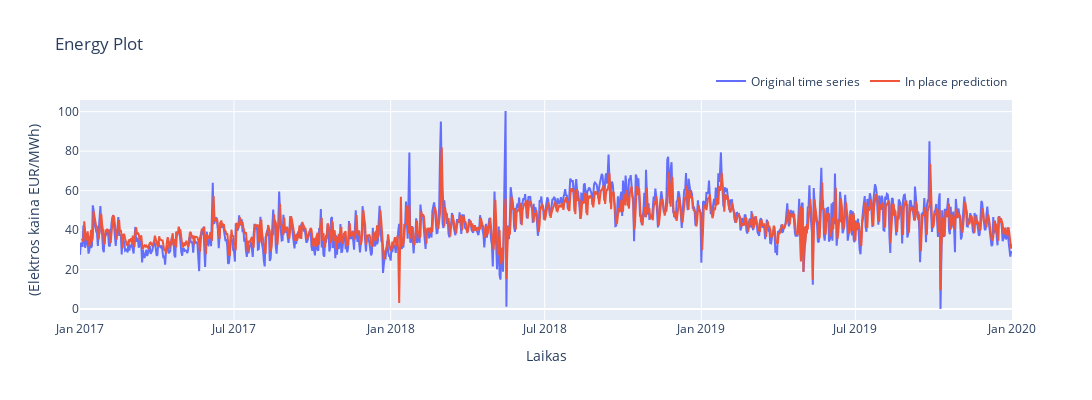

Write notebook code for a chart like this one.
### Code cell
mod_hamilton = sm.tsa.MarkovAutoregression(data, k_regimes=2, order=2, switching_ar=True, switching_variance=False, exog=exog_matrix, switching_exog=True)
wrapper = markov_autoregression_wrapper(mod_hamilton, data)
wrapper.fit_model()
wrapper.print_summary()
wrapper.show_prediction_chart()
wrapper.calculate_errors()

### Figure 1 — Plotly figure (JSON) as saved in the notebook; plotly's stock layout.template omitted (floating-point values rounded to 4 significant figures; data arrays with more than 128 entries replaced by an {"elided": "..."} marker saying what was removed)
{"data": [{"name": "Original time series", "type": "scatter", "x": {"elided": "1090 str values"}, "y": {"elided": "1090 float values"}}, {"name": "In place prediction", "type": "scatter", "x": {"elided": "1088 str values"}, "y": {"elided": "1088 float values"}}], "layout": {"height": 400, "legend": {"orientation": "h", "x": 1, "xanchor": "right", "y": 1.02, "yanchor": "bottom"}, "title": {"text": "Energy Plot"}, "width": 1400, "xaxis": {"title": {"text": "Laikas"}}, "yaxis": {"title": {"text": "(Elektros kaina EUR/MWh)"}}}}
